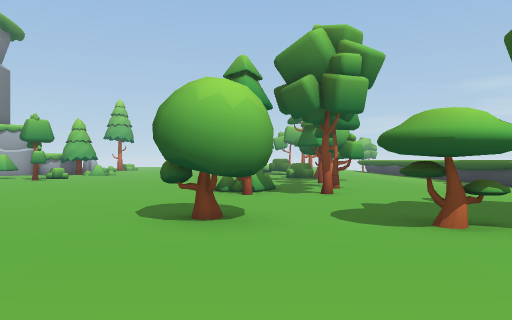
view 1 (above)

20 first-person views from a walk through a 3-D level made in the Unity game engine. The camera is 1.5 m above the floor, looks level and sees 70° across. The floor is counted in squares, 2 m on a side. Each view is taken from the middle of a square. On the plan, view 1 faces up. The plan holds only what a view shows up to about 11 squares ahead; the rest is blank. The place goes on beyond the plan. Some animated figures are left out.

view 2
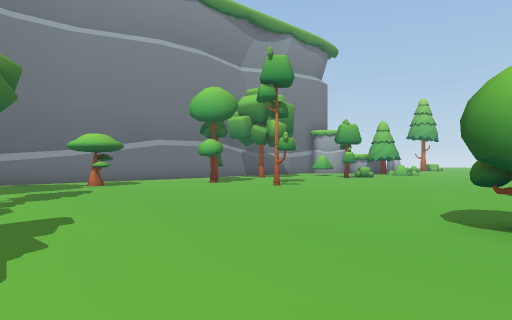

view 3
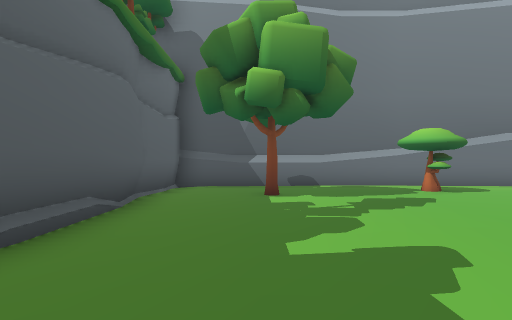

view 4
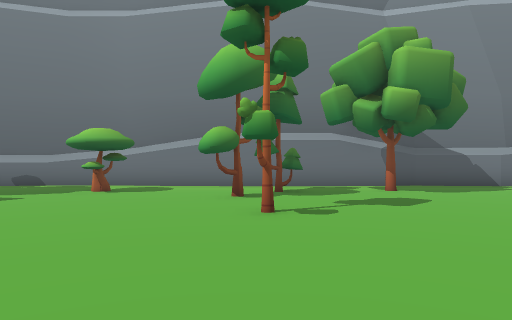

view 5
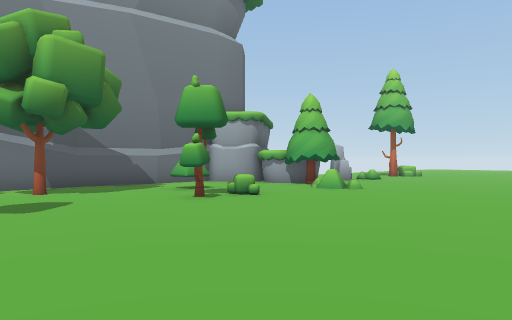

view 6
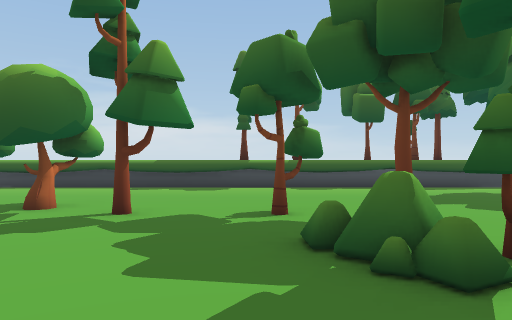

view 7
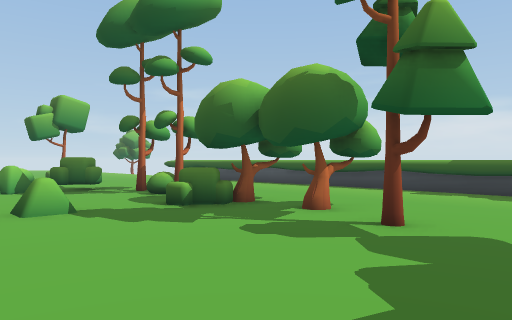

view 8
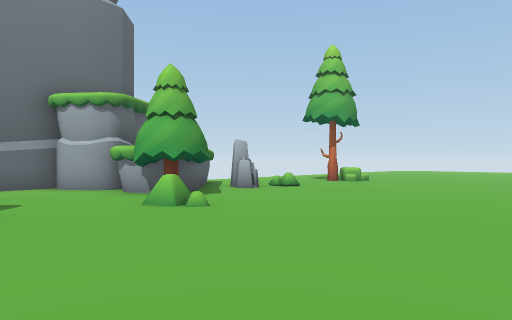

view 9
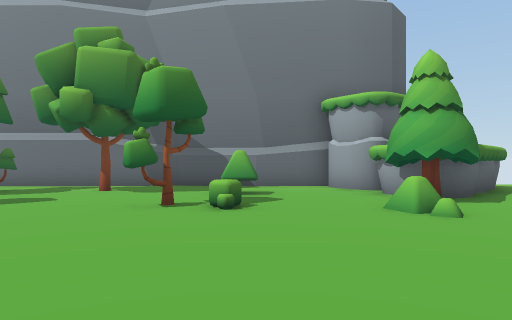

view 10
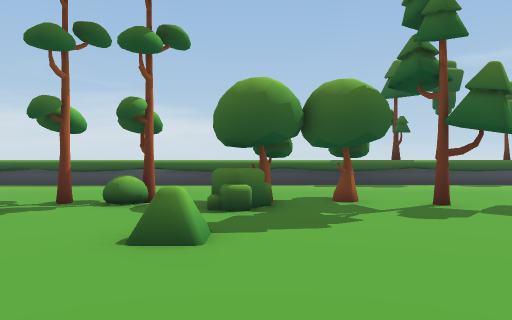

view 11
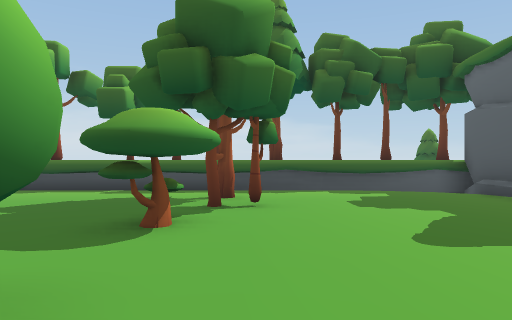

view 12
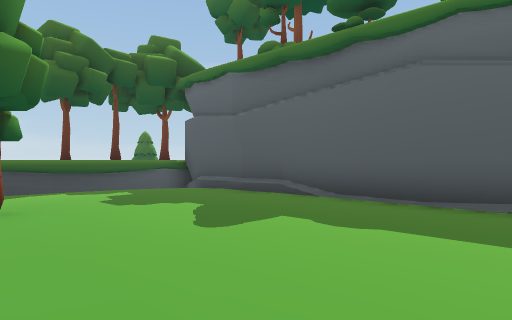

view 13
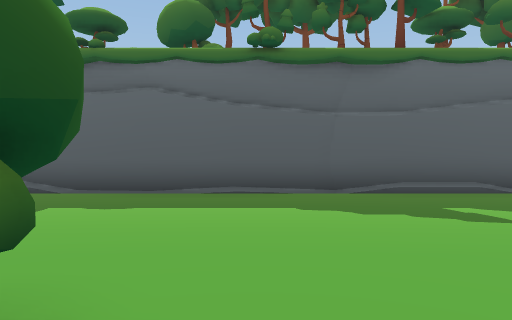

view 14
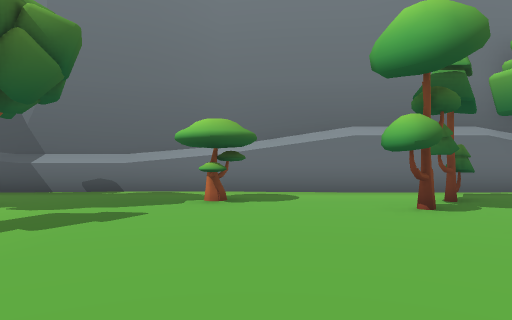

view 15
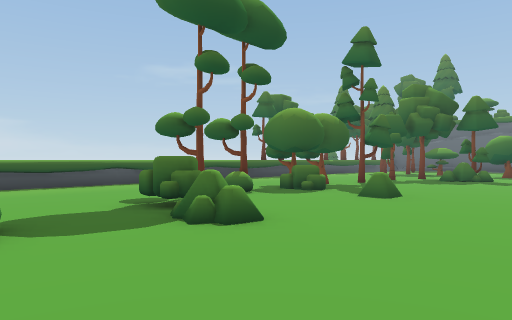

view 16
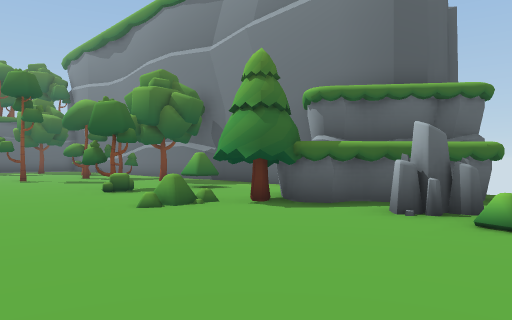

view 17
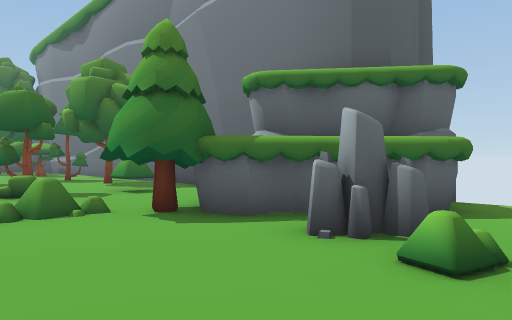

view 18
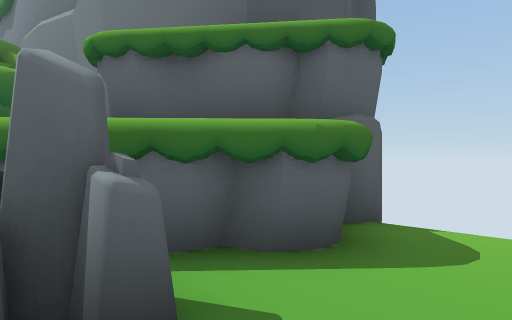

view 19
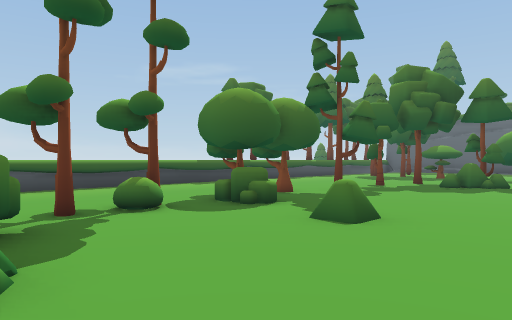

view 20
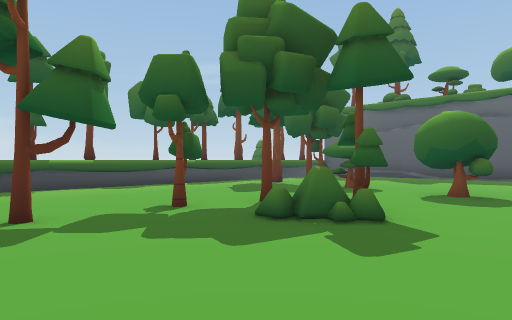

### Floor plan
Key: @ floor where view 1 was taken; # wall or solid block; x gap in a wall; . floor; ^ raised ledge; T tree; B bush; R rock; O other object.
Columns run from 14 left of view 1 to 8 right of it. Each row starts with its distance up from view 1.
 23   .. ...... ..OO     ^
 22  ....B............. .^
 21 x.##RR...............^
 20  ####.........BBB....^
 19    ###.........B.....^
 18   ###T#B........T....^
 17  ##...B.........BT...^
 16  #............B......^
 15  #..B.B.........BT...^
 14  #...................^
 13  #....T..........T...^
 12  #..............T....^
 11  #.T.................^
 10  #..............T....^T
  9  #.T.........BB. ....^T
  8  #..T..T...... .T....#
  7  #....................T
  6  #...................#
  5  #.T.........#T......##
  4  #.T.........TT.T.TT.##
  3  #................T..##
  2  #....................#
  1  #....................#
  0  #..T.........@.......#
 -1  #................... #
 -2  #...................##
 -3  #####################

Positions as (right, up) in squares from view 1, and headings:
1: (0, 0), facing up
2: (0, 0), facing up-left
3: (-2, 0), facing left
4: (-2, 8), facing left
5: (-2, 9), facing up-left
6: (-3, 10), facing right
7: (-2, 10), facing up-right
8: (-2, 14), facing up-left
9: (-2, 15), facing left
10: (-4, 15), facing right
11: (-2, 3), facing right
12: (-2, 4), facing down-right
13: (-2, 6), facing down
14: (-4, 5), facing left
15: (-4, 23), facing down-right
16: (-4, 23), facing down-left
17: (-6, 23), facing down-left
18: (-9, 23), facing down-left
19: (-3, 20), facing down-right
20: (-3, 13), facing down-right
